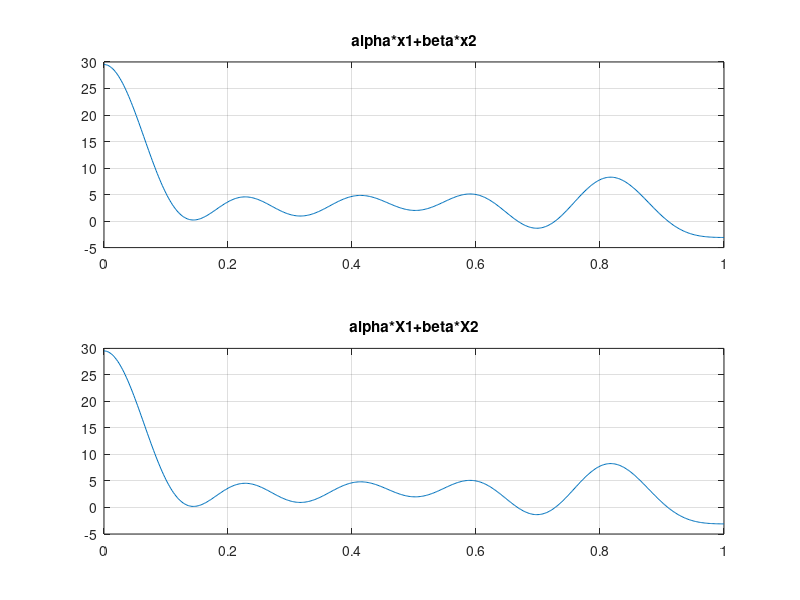

Here is the MATLAB script that generated this plot:
x1 = rand(1,11); x2 = rand(1,11); n=0:10;
alpha = 2; beta = 3; k= 0:500; w = (pi/500)*k;
X1= x1 *(exp(-1i*pi/500)).^(n'*k);   %DTFT of x1
X2= x2 *(exp(-1i*pi/500)).^(n'*k);   %DTFT of x2
x=alpha*x1 + beta*x2;
X = x * (exp(-1i*pi/500)).^(n'*k);
%verification
X_check = alpha*X1 + beta*X2;
error = max(abs(X-X_check));

subplot(2,1,1);
plot(w/pi,X);grid;title('alpha*x1+beta*x2');
subplot(2,1,2);
plot(w/pi,X_check);grid;title('alpha*X1+beta*X2');

